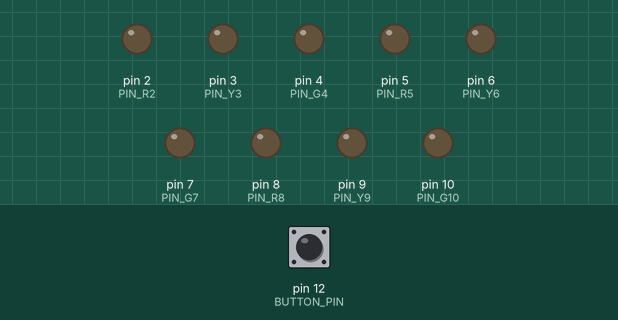
Simulated run of this sketch. Board: Arduino Uno, built with avr-gcc and run on an emulated ATmega328P. Parts: output pins drawn as LEDs (lit = HIGH). Dashed ring = blinking. The test bench sets the inputs (shaded band); at power-on: pin 12 (BUTTON_PIN) HIGH.

Above: at 1.2 s.
1.3 s: pin 12 (BUTTON_PIN) pulled LOW for 0.15 s
At 2.4 s:
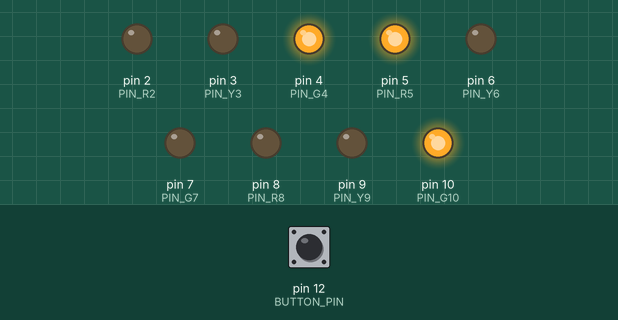
4.4 s: pin 12 (BUTTON_PIN) pulled LOW for 1 s
At 5.18 s:
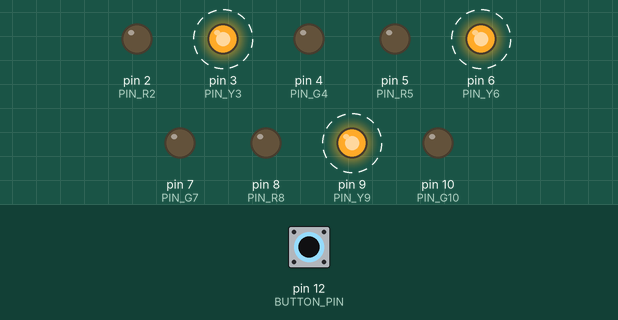
8.4 s: pin 12 (BUTTON_PIN) pulled LOW for 3.2 s
At 9.0 s:
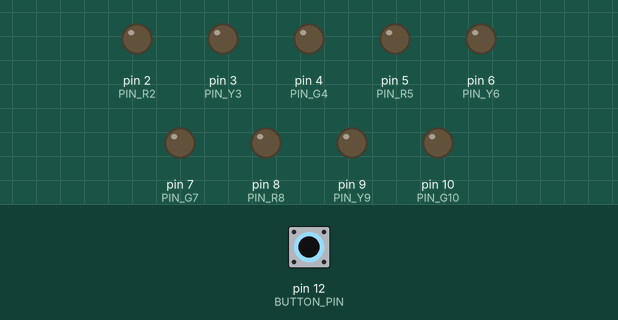
13.1 s: pin 12 (BUTTON_PIN) pulled LOW for 0.15 s
At 19.5 s:
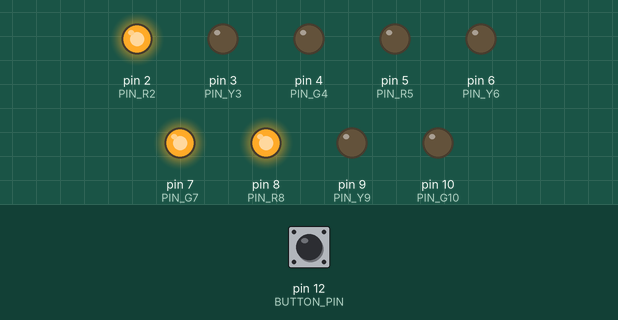
Timing chart, 0 to 37.6 s (numbered marks = the images above; inputs shaded):
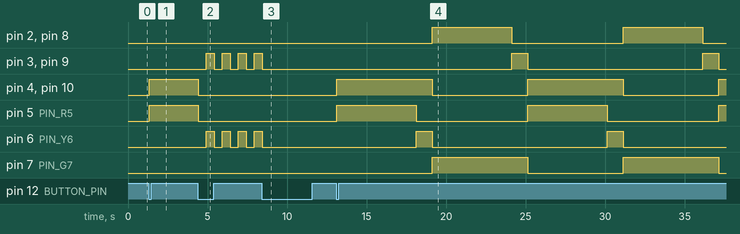

Measured:
- after the input at 1.3 s, pin 4 (PIN_G4), pin 5 (PIN_R5), pin 10 (PIN_G10): LOW → HIGH at once
- after the input at 4.4 s, pin 2 (PIN_R2): stays LOW (without the input it goes to HIGH after 2.9 s); pin 3 (PIN_Y3): alternates HIGH for 0.50 s and LOW for 0.50 s, starting after 0.53 s
- after the input at 8.4 s, pin 3 (PIN_Y3), pin 6 (PIN_Y6), pin 9 (PIN_Y9): goes on until 8.4 s, then stays LOW
- after the input at 13.1 s, pin 2 (PIN_R2): alternates HIGH for 5.0 s and LOW for 7.0 s, starting after 6.0 s; pin 3 (PIN_Y3): alternates HIGH for 1.0 s and LOW for 11.0 s, starting after 11.0 s
- by itself, pin 6 (PIN_Y6): alternates HIGH for 0.50 s and LOW for 0.50 s

The sketch:

pongelliTL_ArduinoIDE.ino
```cpp
// ---- Config ----
const byte PIN_R2  = 2;   // rosso
const byte PIN_Y3  = 3;   // giallo
const byte PIN_G4  = 4;   // verde
const byte PIN_R5  = 5;   // rosso
const byte PIN_Y6  = 6;   // giallo
const byte PIN_G7  = 7;   // verde
const byte PIN_R8  = 8;   // rosso
const byte PIN_Y9  = 9;   // giallo
const byte PIN_G10 = 10;  // verde

const byte BUTTON_PIN = 12; // pulsante verso GND (INPUT_PULLUP)

// tempi
const unsigned long TERNA_5S_MS = 5000; // 5 s
const unsigned long FASE_1S_MS  = 1000; // 1 s
const unsigned long BLINK_MS    = 500;  // lampeggio modalità 2
const unsigned long DEBOUNCE_MS = 30;

// Array con tutti i pin LED
const byte ALL_PINS[] = {
  PIN_R2, PIN_Y3, PIN_G4, PIN_R5, PIN_Y6, PIN_G7, PIN_R8, PIN_Y9, PIN_G10
};
const byte N_ALL = sizeof(ALL_PINS) / sizeof(ALL_PINS[0]);

// ---- Stato ----
// mode: 0=spento | 1=loop richiesto | 2=lampeggio 9,3,6
byte mode = 0;

enum Phase : byte {
  PHASE_A = 0,   // 10,4,5 per 5s
  PHASE_B,       // 10,4,6 per 1s (5 OFF, 6 ON)
  PHASE_C,       // 8,7,2 per 5s
  PHASE_D        // 9,3,7 per 1s (8,2 OFF, 7 resta ON)
};
Phase phase = PHASE_A;

unsigned long phaseDeadline = 0;
bool blinkState = false;
unsigned long lastBlink = 0;

// Debounce
bool lastReading = HIGH;
bool buttonState = HIGH;
unsigned long lastDebounce = 0;

// ---- Helper ----
void allOff() {
  for (byte i = 0; i < N_ALL; i++) {
    digitalWrite(ALL_PINS[i], LOW);
  }
}

void onlyTheseOn(const byte pinsOn[], byte countOn) {
  allOff();
  for (byte i = 0; i < countOn; i++) {
    digitalWrite(pinsOn[i], HIGH);
  }
}

// ---- Setup ----
void setup() {
  for (byte i = 0; i < N_ALL; i++) {
    pinMode(ALL_PINS[i], OUTPUT);
  }
  pinMode(BUTTON_PIN, INPUT_PULLUP);
  allOff(); // all’avvio tutto spento
}

// ---- Loop ----
void loop() {
  // --- Debounce pulsante ---
  bool reading = digitalRead(BUTTON_PIN); // HIGH=riposo, LOW=premuto
  if (reading != lastReading) {
    lastDebounce = millis();
  }
  if (millis() - lastDebounce > DEBOUNCE_MS) {
    if (reading != buttonState) {
      buttonState = reading;
      if (buttonState == LOW) { // click
        // 0 -> 1 -> 2 -> 0 ...
        mode++;
        if (mode > 2) mode = 0;

        // reset stato per la nuova modalità
        if (mode == 0) {
          allOff();
        } else if (mode == 1) {
          // avvio loop: 10,4,5 per 5s
          phase = PHASE_A;
          phaseDeadline = millis() + TERNA_5S_MS;
          const byte onA[] = {PIN_G10, PIN_G4, PIN_R5};
          onlyTheseOn(onA, 3);
        } else if (mode == 2) {
          // lampeggio 9,3,6
          allOff();
          blinkState = false;
          lastBlink = millis();
        }
      }
    }
  }
  lastReading = reading;

  // --- Logica modalità ---
  if (mode == 1) {
    // avanzamento fasi non bloccante
    if ((long)(millis() - phaseDeadline) >= 0) {
      switch (phase) {
        case PHASE_A: {
          // Passa a PHASE_B: 10,4,6 per 1s (5 OFF, 6 ON)
          const byte onB[] = {PIN_G10, PIN_G4, PIN_Y6};
          onlyTheseOn(onB, 3);
          phase = PHASE_B;
          phaseDeadline = millis() + FASE_1S_MS;
        } break;

        case PHASE_B: {
          // Passa a PHASE_C: 8,7,2 per 5s (10,6,4 OFF)
          const byte onC[] = {PIN_R8, PIN_G7, PIN_R2};
          onlyTheseOn(onC, 3);
          phase = PHASE_C;
          phaseDeadline = millis() + TERNA_5S_MS;
        } break;

        case PHASE_C: {
          // Passa a PHASE_D: 9,3,7 per 1s (8,2 OFF; 7 resta ON)
          const byte onD[] = {PIN_Y9, PIN_Y3, PIN_G7};
          onlyTheseOn(onD, 3);
          phase = PHASE_D;
          phaseDeadline = millis() + FASE_1S_MS;
        } break;

        case PHASE_D: {
          // Spegne 9,3,7 e ricomincia da PHASE_A: 10,4,5 per 5s
          const byte onA[] = {PIN_G10, PIN_G4, PIN_R5};
          onlyTheseOn(onA, 3);
          phase = PHASE_A;
          phaseDeadline = millis() + TERNA_5S_MS;
        } break;
      }
    }
  }
  else if (mode == 2) {
    // lampeggio 9,3,6
    if (millis() - lastBlink >= BLINK_MS) {
      lastBlink = millis();
      blinkState = !blinkState;

      // lascia tutti gli altri spenti
      digitalWrite(PIN_R2,  LOW);
      digitalWrite(PIN_G4,  LOW);
      digitalWrite(PIN_R5,  LOW);
      digitalWrite(PIN_G7,  LOW);
      digitalWrite(PIN_R8,  LOW);
      digitalWrite(PIN_G10, LOW);

      digitalWrite(PIN_Y9, blinkState ? HIGH : LOW);
      digitalWrite(PIN_Y3, blinkState ? HIGH : LOW);
      digitalWrite(PIN_Y6, blinkState ? HIGH : LOW);
    }
  }
  // mode 0: non fa nulla (resta tutto spento)
}
```
